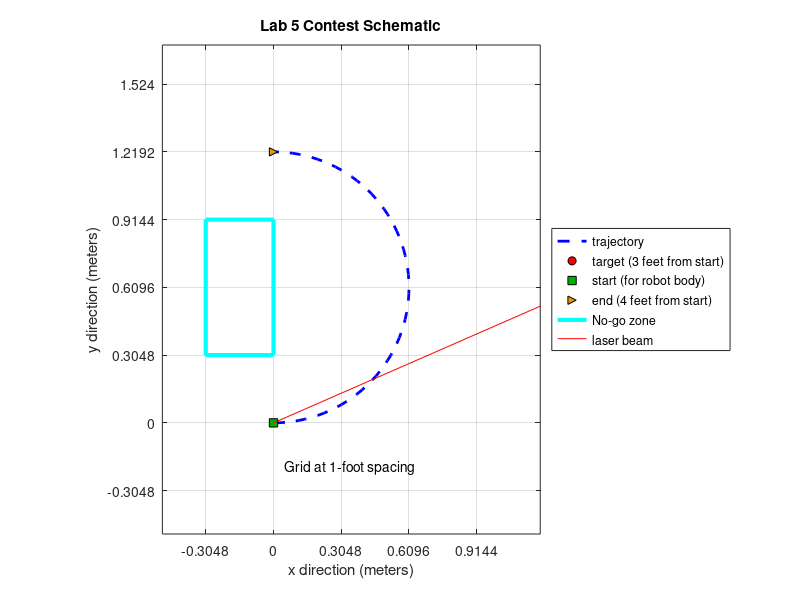

The MATLAB source for this figure: (Note: this script raises an error after producing the figure.)
%% This script is a template for generating an elliptical trajectory
clear all
% Define the sampling time of the trajectory
Ts_traj = 0.3;
t_max = 20;
t = 0:Ts_traj:t_max;
N = length(t);

% Controller parameters
Kp = 50;
Kd = 10;
Ki = 4;
Ts = 0.005;

% DT lowpass filter
tau = 0.05;                                        % test BOTH 0. 0 5 AND 0. 1 0 seconds
cttf = tf([1 0], [tau 1]);                         % numer : "s"; denom: "tau * s + 1".
dttf = c2d(cttf, Ts, 'tustin');                    % create the DT lowpass filter

%Define angle of (half) ellipse 
theta = linspace(0,pi,N);


%Target location -- this is where the laser "bullseye" is
%x0 = .9144; 
% 3 feet from start position, in x
x0 = 1.6;
%y0 = 0.6196;          % aligned with initial axis the laser points
y0 = 0.7;

%Generate the ellipse
LongWidth =  4*12*.0254; %This is the desired ending position on the x-axis
y = (LongWidth/2)*sin(theta-pi/2);
x = (LongWidth/2)*cos(theta-pi/2); %The x direction must avoid the "obstacle"
% The goal is to travel the distance "LongWidth" in y. However,
% you may wish to adjust the y trajectory below to "warp" the
% command to end in the desired location.
x=x-x(1);% ensure we start at "x=0" when t=0

y=y-y(1);


%Calculate phi to orient robot toward target at all times from part 1 of lab
phi = atan((y0-y)./(x0-x));


%% Differentiate x, y, phi to get velocities
v_x = [0, diff(x)/Ts_traj];
v_y = [0, diff(y)/Ts_traj];
v_phi = [0, diff(phi)/Ts_traj];


%% Below are some plots and animation scripts for visualization

figure(501); clf
plot(x,y,'b--','LineWidth',2);
hold on;
plot(x0,y0,'ko','MarkerFaceColor','r')
plot(x(1),y(1),'ks','MarkerFaceColor',[0 .7 0])
plot(x(1),y(1)+LongWidth,'k>','MarkerFaceColor',[.9 .6 0])
plot(x(1)+[0 0 -1 -1 0]*12*.0254,...
    y(1) + [1 3 3 1 1]*12*.0254,'c-','LineWidth',3)
p2 = plot([x(1) x0],[y(1),y0],'r'); 
legend('trajectory','target (3 feet from start)','start (for robot body)',...
    'end (4 feet from start)','No-go zone','laser beam',...
    'Location','EastOutside')
axis image;
grid on
axis([-.5 1.2 -.5 1.7])
set(gca,'XTick',[-10:10]*(12*.0254),'YTick',[-10:10]*(12*.0254));
text(0.05,-.2,'Grid at 1-foot spacing')
title('Lab 5 Contest Schematic')
xlabel('x direction (meters)')
ylabel('y direction (meters)')

p1 = draw_omni_lab5([x(1); y(1); phi(1)]);
drawnow
for n = 1:length(x)
    %pause(0.02);
    p1 = draw_omni_lab5([x(n); y(n); phi(n)],p1);
    set(p2,'XData',[x(n),x0],'YData',[y(n),y0]);
    drawnow
end

%% Plot 1
% Designed trajectories for Xb, Yb and phi
% Run 'lab2b.m' first!

figure(1); clf;
subplot(3, 1, 1); hold on;

plot(t, x);
title('$x$', 'FontSize', 30, 'Interpreter', 'Latex');
xlabel('Time (normalized)', 'FontSize', 20, 'Interpreter', 'Latex');
ylabel('Distance (m)', 'FontSize', 20, 'Interpreter', 'Latex');

subplot(3, 1, 2); hold on;
plot(t, y);
title('$y$', 'FontSize', 30, 'Interpreter', 'Latex');
xlabel('Time (normalized)', 'FontSize', 20, 'Interpreter', 'Latex');
ylabel('Distance (m)', 'FontSize', 20, 'Interpreter', 'Latex');

subplot(3, 1, 3); hold on;
plot(t, unwrap(phi)*180/pi);
title('$\phi$', 'FontSize', 30, 'Interpreter', 'Latex');
xlabel('Time (normalized)', 'FontSize', 20, 'Interpreter', 'Latex');
ylabel('Angle (rad)', 'FontSize', 20, 'Interpreter', 'Latex');

%% Plot velocities
% Designed trajectories for Xb, Yb and phi
% Run 'lab2b.m' first!

figure(2); clf;
subplot(3, 1, 1); hold on;
plot(t, v_x);
title('$\dot{x}$', 'FontSize', 30, 'Interpreter', 'Latex');
xlabel('Time (normalized)', 'FontSize', 20, 'Interpreter', 'Latex');
ylabel('Velocity (m/time)', 'FontSize', 20, 'Interpreter', 'Latex');

subplot(3, 1, 2); hold on;
plot(t, v_y);
title('$\dot{y}$', 'FontSize', 30, 'Interpreter', 'Latex');
xlabel('Time (normalized)', 'FontSize', 20, 'Interpreter', 'Latex');
ylabel('Velocity (m/time)', 'FontSize', 20, 'Interpreter', 'Latex');

subplot(3, 1, 3); hold on;
plot(t, unwrap(v_phi)*180/pi);
title('$\dot{\phi}$', 'FontSize', 30, 'Interpreter', 'Latex');
xlabel('Time (normalized)', 'FontSize', 20, 'Interpreter', 'Latex');
ylabel('Angle (rad/time)', 'FontSize', 20, 'Interpreter', 'Latex');

%% Next use your code from lab 2A to generate joint angle trajectories, 
%noting that the jacobian is NOT constant in this case..
[t, q, q_dot] = calculateJointTrajectoriesImproved(x, y, phi, Ts_traj);

traj_A = q(1, :);
traj_dA = q_dot(1, :);
traj_B = q(2, :);
traj_dB = q_dot(2, :);
traj_C = q(3, :);
traj_dC = q_dot(3, :);
